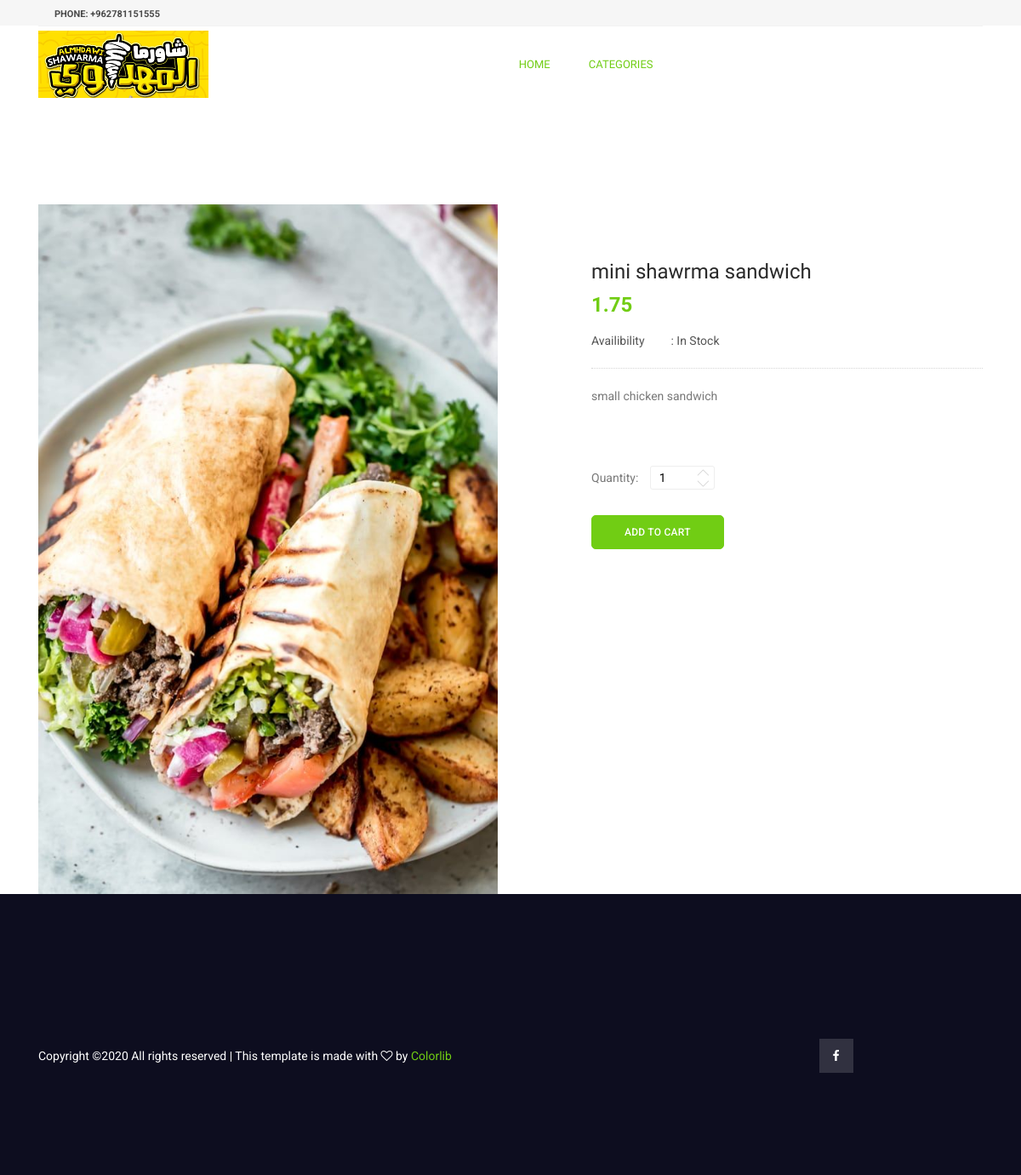
/single-product.php?id=31, run on the app's committed database.
### tables this page shows
CREATE TABLE `products` (
  `pro_id` int(50) NOT NULL,
  `pro_name` varchar(50) NOT NULL,
  `pro_price` decimal(50,2) NOT NULL,
  `pro_image` varchar(50) NOT NULL,
  `pro_des` varchar(200) NOT NULL,
  `cat_id` int(50) NOT NULL
);

### single-product.php (the view, shortened to what this page needs)
<?php
include("admin/includes/conn.php");
$quere = "SELECT * FROM products WHERE pro_id ={$_GET['id']}";
$result = mysqli_query($conn,$quere);
?>
<?php
include("includes/header.php");
?>
<div class="product_image_area">
  <div class="container">
    <div class="row s_product_inner">
      <div class="col-lg-6">
        <?php
        foreach ($result as $key => $value) {
          ?>
          <img
          class="d-block w-100"
          src="admin/uploads/<?php echo $value['pro_image'] ?>"
          alt="Second slide"
          />
          <?php
        }
        ?>
      </div>
      <div class="col-lg-5 offset-lg-1">
        <div class="s_product_text">
         <?php
         foreach ($result as $key => $value) {
          ?>
          <h3><?php echo $value['pro_name'] ?></h3>
          <h2><?php echo $value['pro_price'] ?></h2>
          <ul class="list">
            <li>
              <a href="#"> <span>Availibility</span> : In Stock</a>
            </li>
          </ul>
          <p><?php echo $value['pro_des'] ?></p>
          <div class="product_count">
            <label for="qty">Quantity:</label>
            <input
            type="text"
            name="qty"
            id="sst"
            maxlength="12"
            value="1"
            title="Quantity:"
            class="input-text qty"
            />
            <button
            onclick="var result = document.getElementById('sst'); var sst = result.value; if( !isNaN( sst )) result.value++;return false;"
            class="increase items-count"
            type="button"
            >
            <i class="lnr lnr-chevron-up"></i>
          </button>
          <button
          onclick="var result = document.getElementById('sst'); var sst = result.value; if( !isNaN( sst ) &amp;&amp; sst > 0 ) result.value--;return false;"
          class="reduced items-count"
          type="button"
          >
          <i class="lnr lnr-chevron-down"></i>
        </button>
      </div>
      <div class="card_area">
       <?php
       foreach ($result as $key => $value) {
        ?>
        <a class="main_btn" href="cart.php?id= <?php echo $value['pro_id'] ?>">Add to Cart</a>
        <?php
      }
      ?>
    </div>
    <?php
  }
  ?>
</div>
</div>
</div>
</div>
</div>
    <?php
    include("includes/footer.php");
    ?>

### css/style.css (style rules this page uses)
body { line-height:24px;font-size:14px;font-family:"Roboto",sans-serif;font-weight:normal;color:#797979 }
h1,h2,h3,h4,h5,h6 { font-family:"Heebo",sans-serif;color:#2a2a2a;font-weight:500 }
.list { list-style:none;margin:0px;padding:0px }
a { text-decoration:none;transition:all 0.3s ease-in-out }
ul { list-style-type:none;margin:0;padding:0 }
h2 { font-size:30px }
h3 { font-size:24px }
.main_btn { display:inline-block;background:#71cd14;padding:0px 32px;letter-spacing:0.25px;color:#fff;font-family:"Roboto",sans-serif;font-size:12px;font-weight:500;line-height:44px;outline:none !important;box-shadow:none !important;text-align:center;border:1px solid #71cd14;cursor:pointer;text-transform:uppercase;transition:all 300ms linear 0s;border-radius:5px }
.product_image_area { padding-top:120px }
.s_product_text { margin-left:-15px;margin-top:65px }
.s_product_text h3 { font-size:24px;font-weight:500;color:#2a2a2a;margin-bottom:10px }
.s_product_text h2 { font-size:24px;font-weight:bold;color:#71cd14;margin-bottom:15px }
.s_product_text .list li { margin-bottom:5px }
.s_product_text .list li a { font-size:14px;font-family:"Roboto",sans-serif;font-weight:normal;color:#555555 }
.s_product_text .list li a span { width:90px;display:inline-block }
.s_product_text .list li:last-child { margin-bottom:0px }
.s_product_text p { padding-top:20px;border-top:1px dotted #d5d5d5;margin-top:20px;margin-bottom:70px }
.s_product_text .card_area .main_btn { line-height:38px;padding:0px 38px;text-transform:uppercase;margin-right:10px }
.product_count { display:inline-block;position:relative;margin-bottom:24px }
.product_count label { font-size:14px;color:#797979;font-family:"Roboto",sans-serif;font-weight:normal;padding-right:10px }
.product_count input { width:76px;border:1px solid #eeeeee;border-radius:3px;padding-left:10px }
.product_count button { display:block;border:none;background:transparent;box-shadow:none;cursor:pointer;position:absolute;right:0px;font-size:14px;color:#cccccc;transition:all 300ms linear 0s }
.product_count .increase { top:-4px }
.product_count .reduced { bottom:-1px }

### data on the page
products: pro_image (picture), pro_name "mini shawrma sandwich", pro_price "1.75", pro_des "small chicken sandwich"
